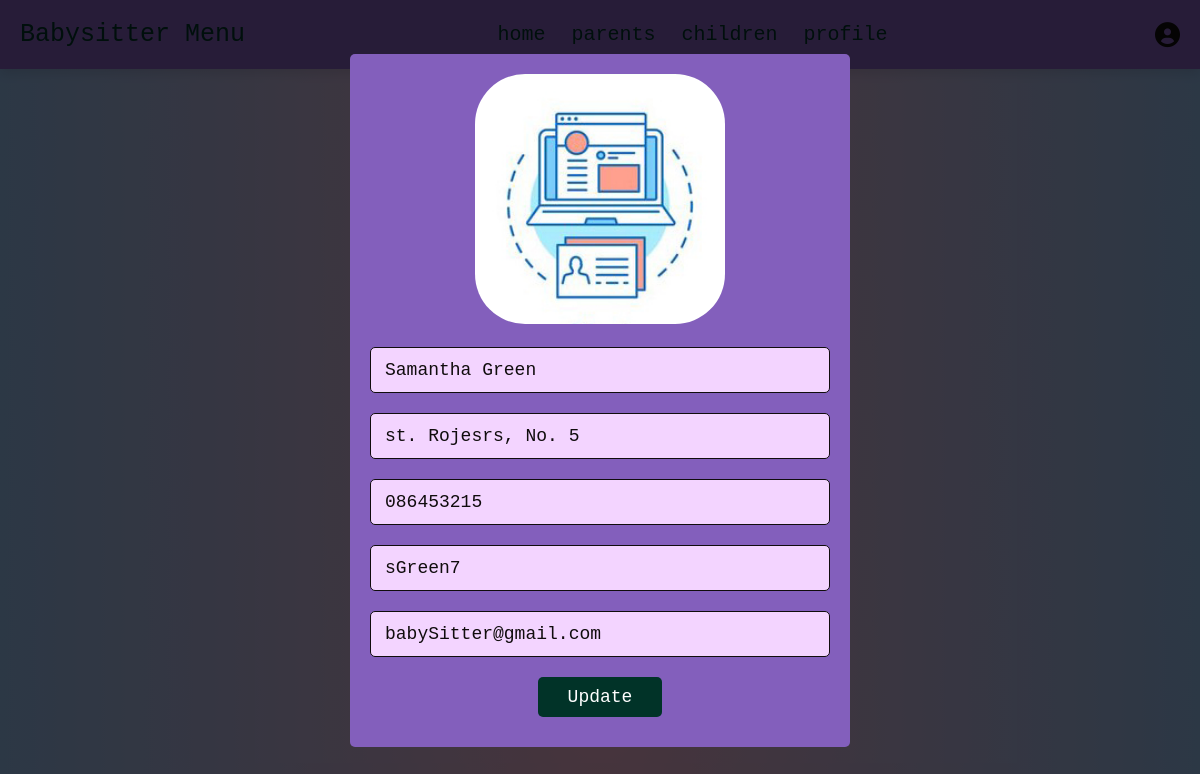
Screenshot of /php/babysitter/profile.php (signed in) with the database file from the repository.
### tables this page shows
CREATE TABLE `users` (
  `id` varchar(100) NOT NULL,
  `fullname` varchar(100) NOT NULL,
  `address` varchar(100) NOT NULL,
  `phone` varchar(100) NOT NULL,
  `name` varchar(100) NOT NULL,
  `email` varchar(100) NOT NULL,
  `password` varchar(100) NOT NULL,
  `user_type` varchar(20) NOT NULL
);

### php/babysitter/profile.php (the view, shortened to what this page needs)
<?php
include '../common/config.php';
$user_id = $_SESSION['babysitter_id'];
?>
<!DOCTYPE html>
<html lang="en">
<head>
  <link rel="stylesheet" href="https://cdnjs.cloudflare.com/ajax/libs/font-awesome/6.0.0/css/all.min.css">
  <link rel="stylesheet" href="../../css/style.css">
</head>
<body>
  <?php include 'babysitter_header.php'; ?>
  <section class="edit-profile-form">
    <?php
    $update_query = mysqli_query($conn, "SELECT * FROM `users` WHERE id = '$user_id'") or die('query failed');
    if (mysqli_num_rows($update_query) > 0) {
      while ($fetch_update = mysqli_fetch_assoc($update_query)) {
        ?>
        <form action="" method="post" enctype="multipart/form-data">
          <img class="image" src="../../assets/icons/personal-data.jpg" alt="">
          <input type="text" name="update_fullname" value="<?php echo $fetch_update['fullname']; ?>" class="box" required>
          <input type="text" name="update_address" value="<?php echo $fetch_update['address']; ?>" class="box" required>
          <input type="text" name="update_phone" value="<?php echo $fetch_update['phone']; ?>" class="box" required>
          <input type="text" name="update_name" value="<?php echo $fetch_update['name']; ?>" class="box" required>
          <input type="text" name="update_email" value="<?php echo $fetch_update['email']; ?>" class="box" required>
          <input type="submit" value="update" name="update_personal_data" class="btn">
        </form>
        <?php
      }
    }
    ?>
  </section>
</body>
</html>

### css/style.css (style rules this page uses)
:root { --dark-green: #013328; --light-green: #01644f; --red: #c0392b; --black: #100c0d; --purple: #835fbc; --dark-bg: #888870; --light-bg: #f3d4ff; --border: .1rem solid var(--black); --box-shadow: 0 .5rem 1rem rgba(0, 0, 0, .1); }
* { font-family: 'Century Gothic', monospace; margin: 0; padding: 0; box-sizing: border-box; outline: none; border: none; text-decoration: none; transition: all .2s linear; }
* { scrollbar-width: thin; scrollbar-color: #795fbc #eeaeca; }
html { background-color: #ffd5af; background: rgb(238, 174, 202); background: radial-gradient(circle, rgba(238, 174, 202, 1) 0%, rgba(148, 187, 233, 1) 100%); font-size: 62.5%; overflow-x: hidden; }
section { padding: 3rem 2rem; }
.btn, .option-btn, .delete-btn, .white-btn { display: inline-block; margin: 1rem; padding: 1rem 3rem; cursor: pointer; color: white; font-size: 1.8rem; border-radius: .5rem; text-transform: capitalize; }
.white-btn, .btn { background-color: var(--dark-green); }
.edit-profile-form, .add-kid-form, .log_activity_form { min-height: 100vh; background-color: rgba(0, 0, 0, .7); display: flex; align-items: center; justify-content: center; padding: 2rem; overflow-y: scroll; position: fixed; top: 0; left: 0; z-index: 1200; width: 100%; }
.edit-profile-form form, .add-kid-form form, .log_activity_form form { width: 50rem; padding: 2rem; text-align: center; border-radius: .5rem; background-color: var(--purple); }
.edit-profile-form form img, .add-kid-form form img, .log_activity_form form img { height: 25rem; margin-bottom: 1rem; border-radius: 20%; }
.edit-profile-form form .box, .add-kid-form form .box, .log_activity_form form .box { margin: 1rem 0; padding: 1.2rem 1.4rem; border: var(--border); border-radius: .5rem; background-color: var(--light-bg); font-size: 1.8rem; color: var(--black); width: 100%; }

### rows the page displays
users: update_fullname "Samantha Green", update_address "st. Rojesrs, No. 5", update_phone "086453215", update_name "sGreen7", update_email "babySitter@gmail.com"
